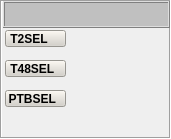
   <widget class="QFrame" name="DatosDelCombust_3">
    <property name="geometry">
     <rect>
      <x>650</x>
      <y>2</y>
      <width>171</width>
      <height>139</height>
     </rect>
    </property>
    <property name="styleSheet">
     <string notr="true">background-color: none;</string>
    </property>
    <property name="frameShape">
     <enum>QFrame::Box</enum>
    </property>
    <property name="frameShadow">
     <enum>QFrame::Sunken</enum>
    </property>
    <widget class="QFrame" name="frame_20">
     <property name="geometry">
      <rect>
       <x>3</x>
       <y>1</y>
       <width>167</width>
       <height>27</height>
      </rect>
     </property>
     <property name="minimumSize">
      <size>
       <width>167</width>
       <height>27</height>
      </size>
     </property>
     <property name="maximumSize">
      <size>
       <width>167</width>
       <height>27</height>
      </size>
     </property>
     <property name="styleSheet">
      <string notr="true">background-color: rgb(192, 192, 192);</string>
     </property>
     <property name="frameShape">
      <enum>QFrame::Box</enum>
     </property>
     <property name="frameShadow">
      <enum>QFrame::Raised</enum>
     </property>
     <layout class="QGridLayout" name="gridLayout_26">
      <item row="0" column="0">
       <widget class="AUpTextLabel" name="leGEN_AVR_49">
        <property name="minimumSize">
         <size>
          <width>137</width>
          <height>9</height>
         </size>
        </property>
        <property name="maximumSize">
         <size>
          <width>137</width>
          <height>9</height>
         </size>
        </property>
        <property name="LabelText" stdset="0">
         <string>COMPRESOR DE LP</string>
        </property>
        <property name="Font">
         <font>
          <pointsize>9</pointsize>
          <weight>75</weight>
          <bold>true</bold>
         </font>
        </property>
       </widget>
      </item>
     </layout>
    </widget>
    <widget class="AUpTextLabel" name="leGEN_AVR_50">
     <property name="geometry">
      <rect>
       <x>7</x>
       <y>122</y>
       <width>65</width>
       <height>13</height>
      </rect>
     </property>
     <property name="minimumSize">
      <size>
       <width>65</width>
       <height>13</height>
      </size>
     </property>
     <property name="maximumSize">
      <size>
       <width>65</width>
       <height>13</height>
      </size>
     </property>
     <property name="layoutDirection">
      <enum>Qt::RightToLeft</enum>
     </property>
     <property name="LabelText" stdset="0">
      <string>LP_TRF</string>
     </property>
     <property name="Font">
      <font>
       <pointsize>9</pointsize>
       <weight>75</weight>
       <bold>true</bold>
      </font>
     </property>
    </widget>
    <widget class="AUpTextLabel" name="leGEN_AVR_61">
     <property name="geometry">
      <rect>
       <x>116</x>
       <y>122</y>
       <width>43</width>
       <height>13</height>
      </rect>
     </property>
     <property name="minimumSize">
      <size>
       <width>43</width>
       <height>13</height>
      </size>
     </property>
     <property name="maximumSize">
      <size>
       <width>43</width>
       <height>13</height>
      </size>
     </property>
     <property name="layoutDirection">
      <enum>Qt::LeftToRight</enum>
     </property>
     <property name="LabelText" stdset="0">
      <string>In/S</string>
     </property>
     <property name="Font">
      <font>
       <pointsize>9</pointsize>
       <weight>75</weight>
       <bold>true</bold>
      </font>
     </property>
    </widget>
    <widget class="AUpTextLabel" name="leCOMPLP_T">
     <property name="geometry">
      <rect>
       <x>72</x>
       <y>122</y>
       <width>37</width>
       <height>13</height>
      </rect>
     </property>
     <property name="minimumSize">
      <size>
       <width>37</width>
       <height>13</height>
      </size>
     </property>
     <property name="maximumSize">
      <size>
       <width>37</width>
       <height>13</height>
      </size>
     </property>
     <property name="layoutDirection">
      <enum>Qt::RightToLeft</enum>
     </property>
     <property name="isUpdateable" stdset="0">
      <bool>true</bool>
     </property>
     <property name="Font">
      <font>
       <pointsize>9</pointsize>
       <weight>75</weight>
       <bold>true</bold>
      </font>
     </property>
    </widget>
    <widget class="AUpTextLabel" name="leCOMPP0S">
     <property name="geometry">
      <rect>
       <x>72</x>
       <y>48</y>
       <width>37</width>
       <height>13</height>
      </rect>
     </property>
     <property name="minimumSize">
      <size>
       <width>37</width>
       <height>13</height>
      </size>
     </property>
     <property name="maximumSize">
      <size>
       <width>37</width>
       <height>13</height>
      </size>
     </property>
     <property name="layoutDirection">
      <enum>Qt::RightToLeft</enum>
     </property>
     <property name="isUpdateable" stdset="0">
      <bool>true</bool>
     </property>
     <property name="Font">
      <font>
       <pointsize>9</pointsize>
       <weight>75</weight>
       <bold>true</bold>
      </font>
     </property>
     <property name="Presicion">
      <number>2</number>
     </property>
    </widget>
    <widget class="AUpTextLabel" name="leGEN_AVR_62">
     <property name="geometry">
      <rect>
       <x>116</x>
       <y>48</y>
       <width>43</width>
       <height>13</height>
      </rect>
     </property>
     <property name="minimumSize">
      <size>
       <width>43</width>
       <height>13</height>
      </size>
     </property>
     <property name="maximumSize">
      <size>
       <width>43</width>
       <height>13</height>
      </size>
     </property>
     <property name="layoutDirection">
      <enum>Qt::LeftToRight</enum>
     </property>
     <property name="LabelText" stdset="0">
      <string>PSIA</string>
     </property>
     <property name="Font">
      <font>
       <pointsize>9</pointsize>
       <weight>75</weight>
       <bold>true</bold>
      </font>
     </property>
    </widget>
    <widget class="AUpTextLabel" name="leGEN_AVR_63">
     <property name="geometry">
      <rect>
       <x>7</x>
       <y>48</y>
       <width>65</width>
       <height>13</height>
      </rect>
     </property>
     <property name="minimumSize">
      <size>
       <width>65</width>
       <height>13</height>
      </size>
     </property>
     <property name="maximumSize">
      <size>
       <width>65</width>
       <height>13</height>
      </size>
     </property>
     <property name="layoutDirection">
      <enum>Qt::RightToLeft</enum>
     </property>
     <property name="LabelText" stdset="0">
      <string>P0SEL</string>
     </property>
     <property name="FrameShape">
      <enum>QFrame::NoFrame</enum>
     </property>
     <property name="FrameShadow">
      <enum>QFrame::Raised</enum>
     </property>
     <property name="Font">
      <font>
       <pointsize>9</pointsize>
       <weight>75</weight>
       <bold>true</bold>
      </font>
     </property>
    </widget>
    <widget class="AUpTextLabel" name="leCOMPT2S">
     <property name="geometry">
      <rect>
       <x>72</x>
       <y>33</y>
       <width>37</width>
       <height>13</height>
      </rect>
     </property>
     <property name="minimumSize">
      <size>
       <width>37</width>
       <height>13</height>
      </size>
     </property>
     <property name="maximumSize">
      <size>
       <width>37</width>
       <height>13</height>
      </size>
     </property>
     <property name="layoutDirection">
      <enum>Qt::RightToLeft</enum>
     </property>
     <property name="isUpdateable" stdset="0">
      <bool>true</bool>
     </property>
     <property name="Font">
      <font>
       <pointsize>9</pointsize>
       <weight>75</weight>
       <bold>true</bold>
      </font>
     </property>
    </widget>
    <widget class="AUpTextLabel" name="leGEN_AVR_65">
     <property name="geometry">
      <rect>
       <x>116</x>
       <y>33</y>
       <width>43</width>
       <height>13</height>
      </rect>
     </property>
     <property name="minimumSize">
      <size>
       <width>43</width>
       <height>13</height>
      </size>
     </property>
     <property name="maximumSize">
      <size>
       <width>43</width>
       <height>13</height>
      </size>
     </property>
     <property name="layoutDirection">
      <enum>Qt::LeftToRight</enum>
     </property>
     <property name="LabelText" stdset="0">
      <string>ºF</string>
     </property>
     <property name="Font">
      <font>
       <pointsize>9</pointsize>
       <weight>75</weight>
       <bold>true</bold>
      </font>
     </property>
    </widget>
    <widget class="AUpTextLabel" name="leCOMPT48S">
     <property name="geometry">
      <rect>
       <x>72</x>
       <y>62</y>
       <width>37</width>
       <height>13</height>
      </rect>
     </property>
     <property name="minimumSize">
      <size>
       <width>37</width>
       <height>13</height>
      </size>
     </property>
     <property name="maximumSize">
      <size>
       <width>37</width>
       <height>13</height>
      </size>
     </property>
     <property name="layoutDirection">
      <enum>Qt::RightToLeft</enum>
     </property>
     <property name="isUpdateable" stdset="0">
      <bool>true</bool>
     </property>
     <property name="Value">
      <double>0.000000000000000</double>
     </property>
     <property name="Font">
      <font>
       <pointsize>9</pointsize>
       <weight>75</weight>
       <bold>true</bold>
      </font>
     </property>
    </widget>
    <widget class="AUpTextLabel" name="leGEN_AVR_66">
     <property name="geometry">
      <rect>
       <x>116</x>
       <y>62</y>
       <width>43</width>
       <height>13</height>
      </rect>
     </property>
     <property name="minimumSize">
      <size>
       <width>43</width>
       <height>13</height>
      </size>
     </property>
     <property name="maximumSize">
      <size>
       <width>43</width>
       <height>13</height>
      </size>
     </property>
     <property name="layoutDirection">
      <enum>Qt::LeftToRight</enum>
     </property>
     <property name="LabelText" stdset="0">
      <string>ºF</string>
     </property>
     <property name="Font">
      <font>
       <pointsize>9</pointsize>
       <weight>75</weight>
       <bold>true</bold>
      </font>
     </property>
    </widget>
    <widget class="AUpTextLabel" name="leGEN_AVR_68">
     <property name="geometry">
      <rect>
       <x>7</x>
       <y>78</y>
       <width>65</width>
       <height>13</height>
      </rect>
     </property>
     <property name="minimumSize">
      <size>
       <width>65</width>
       <height>13</height>
      </size>
     </property>
     <property name="maximumSize">
      <size>
       <width>65</width>
       <height>13</height>
      </size>
     </property>
     <property name="layoutDirection">
      <enum>Qt::RightToLeft</enum>
     </property>
     <property name="styleSheet">
      <string notr="true"/>
     </property>
     <property name="LabelText" stdset="0">
      <string>P48SEL</string>
     </property>
     <property name="FrameShape">
      <enum>QFrame::NoFrame</enum>
     </property>
     <property name="FrameShadow">
      <enum>QFrame::Raised</enum>
     </property>
     <property name="Font">
      <font>
       <pointsize>9</pointsize>
       <weight>75</weight>
       <bold>true</bold>
      </font>
     </property>
    </widget>
    <widget class="AUpTextLabel" name="leCOMPP48S">
     <property name="geometry">
      <rect>
       <x>72</x>
       <y>78</y>
       <width>37</width>
       <height>13</height>
      </rect>
     </property>
     <property name="minimumSize">
      <size>
       <width>37</width>
       <height>13</height>
      </size>
     </property>
     <property name="maximumSize">
      <size>
       <width>37</width>
       <height>13</height>
      </size>
     </property>
     <property name="layoutDirection">
      <enum>Qt::RightToLeft</enum>
     </property>
     <property name="isUpdateable" stdset="0">
      <bool>true</bool>
     </property>
     <property name="Font">
      <font>
       <pointsize>9</pointsize>
       <weight>75</weight>
       <bold>true</bold>
      </font>
     </property>
     <property name="Presicion">
      <number>2</number>
     </property>
    </widget>
    <widget class="AUpTextLabel" name="leGEN_AVR_69">
     <property name="geometry">
      <rect>
       <x>116</x>
       <y>78</y>
       <width>43</width>
       <height>13</height>
      </rect>
     </property>
     <property name="minimumSize">
      <size>
       <width>43</width>
       <height>13</height>
      </size>
     </property>
     <property name="maximumSize">
      <size>
       <width>43</width>
       <height>13</height>
      </size>
     </property>
     <property name="layoutDirection">
      <enum>Qt::LeftToRight</enum>
     </property>
     <property name="LabelText" stdset="0">
      <string>PSIA</string>
     </property>
     <property name="Font">
      <font>
       <pointsize>9</pointsize>
       <weight>75</weight>
       <bold>true</bold>
      </font>
     </property>
    </widget>
    <widget class="AUpTextLabel" name="leCOMPLP_C">
     <property name="geometry">
      <rect>
       <x>72</x>
       <y>106</y>
       <width>37</width>
       <height>13</height>
      </rect>
     </property>
     <property name="minimumSize">
      <size>
       <width>37</width>
       <height>13</height>
      </size>
     </property>
     <property name="maximumSize">
      <size>
       <width>37</width>
       <height>13</height>
      </size>
     </property>
     <property name="layoutDirection">
      <enum>Qt::RightToLeft</enum>
     </property>
     <property name="isUpdateable" stdset="0">
      <bool>true</bool>
     </property>
     <property name="Font">
      <font>
       <pointsize>9</pointsize>
       <weight>75</weight>
       <bold>true</bold>
      </font>
     </property>
    </widget>
    <widget class="AUpTextLabel" name="leGEN_AVR_70">
     <property name="geometry">
      <rect>
       <x>116</x>
       <y>106</y>
       <width>43</width>
       <height>13</height>
      </rect>
     </property>
     <property name="minimumSize">
      <size>
       <width>43</width>
       <height>13</height>
      </size>
     </property>
     <property name="maximumSize">
      <size>
       <width>43</width>
       <height>13</height>
      </size>
     </property>
     <property name="layoutDirection">
      <enum>Qt::LeftToRight</enum>
     </property>
     <property name="LabelText" stdset="0">
      <string>In/S</string>
     </property>
     <property name="Font">
      <font>
       <pointsize>9</pointsize>
       <weight>75</weight>
       <bold>true</bold>
      </font>
     </property>
    </widget>
    <widget class="AUpTextLabel" name="leGEN_AVR_71">
     <property name="geometry">
      <rect>
       <x>7</x>
       <y>106</y>
       <width>65</width>
       <height>13</height>
      </rect>
     </property>
     <property name="minimumSize">
      <size>
       <width>65</width>
       <height>13</height>
      </size>
     </property>
     <property name="maximumSize">
      <size>
       <width>65</width>
       <height>13</height>
      </size>
     </property>
     <property name="layoutDirection">
      <enum>Qt::RightToLeft</enum>
     </property>
     <property name="LabelText" stdset="0">
      <string>LP_CRF</string>
     </property>
     <property name="Font">
      <font>
       <pointsize>9</pointsize>
       <weight>75</weight>
       <bold>true</bold>
      </font>
     </property>
    </widget>
    <widget class="AUpTextLabel" name="leGEN_AVR_72">
     <property name="geometry">
      <rect>
       <x>116</x>
       <y>92</y>
       <width>43</width>
       <height>13</height>
      </rect>
     </property>
     <property name="minimumSize">
      <size>
       <width>43</width>
       <height>13</height>
      </size>
     </property>
     <property name="maximumSize">
      <size>
       <width>43</width>
       <height>13</height>
      </size>
     </property>
     <property name="layoutDirection">
      <enum>Qt::LeftToRight</enum>
     </property>
     <property name="LabelText" stdset="0">
      <string>PSIA</string>
     </property>
     <property name="Font">
      <font>
       <pointsize>9</pointsize>
       <weight>75</weight>
       <bold>true</bold>
      </font>
     </property>
    </widget>
    <widget class="AUpTextLabel" name="leCOMPPTBS">
     <property name="geometry">
      <rect>
       <x>72</x>
       <y>92</y>
       <width>37</width>
       <height>13</height>
      </rect>
     </property>
     <property name="minimumSize">
      <size>
       <width>37</width>
       <height>13</height>
      </size>
     </property>
     <property name="maximumSize">
      <size>
       <width>37</width>
       <height>13</height>
      </size>
     </property>
     <property name="layoutDirection">
      <enum>Qt::RightToLeft</enum>
     </property>
     <property name="isUpdateable" stdset="0">
      <bool>true</bool>
     </property>
     <property name="Font">
      <font>
       <pointsize>9</pointsize>
       <weight>75</weight>
       <bold>true</bold>
      </font>
     </property>
     <property name="Presicion">
      <number>2</number>
     </property>
    </widget>
    <widget class="QPushButton" name="btn_GEN_T2">
     <property name="geometry">
      <rect>
       <x>5</x>
       <y>30</y>
       <width>61</width>
       <height>17</height>
      </rect>
     </property>
     <property name="font">
      <font>
       <pointsize>9</pointsize>
       <weight>75</weight>
       <bold>true</bold>
      </font>
     </property>
     <property name="layoutDirection">
      <enum>Qt::RightToLeft</enum>
     </property>
     <property name="styleSheet">
      <string notr="true">background-color: rgb(212, 208, 200);</string>
     </property>
     <property name="text">
      <string>T2SEL    </string>
     </property>
    </widget>
    <widget class="QPushButton" name="btn_GEN_T48">
     <property name="geometry">
      <rect>
       <x>5</x>
       <y>60</y>
       <width>61</width>
       <height>17</height>
      </rect>
     </property>
     <property name="font">
      <font>
       <pointsize>9</pointsize>
       <weight>75</weight>
       <bold>true</bold>
      </font>
     </property>
     <property name="layoutDirection">
      <enum>Qt::RightToLeft</enum>
     </property>
     <property name="styleSheet">
      <string notr="true">background-color: rgb(212, 208, 200);</string>
     </property>
     <property name="text">
      <string>T48SEL  </string>
     </property>
    </widget>
    <widget class="QPushButton" name="btn_GEN_PTB">
     <property name="geometry">
      <rect>
       <x>5</x>
       <y>90</y>
       <width>61</width>
       <height>17</height>
      </rect>
     </property>
     <property name="font">
      <font>
       <pointsize>9</pointsize>
       <weight>75</weight>
       <bold>true</bold>
      </font>
     </property>
     <property name="layoutDirection">
      <enum>Qt::RightToLeft</enum>
     </property>
     <property name="styleSheet">
      <string notr="true">background-color: rgb(212, 208, 200);</string>
     </property>
     <property name="text">
      <string>PTBSEL  </string>
     </property>
    </widget>
   </widget>
